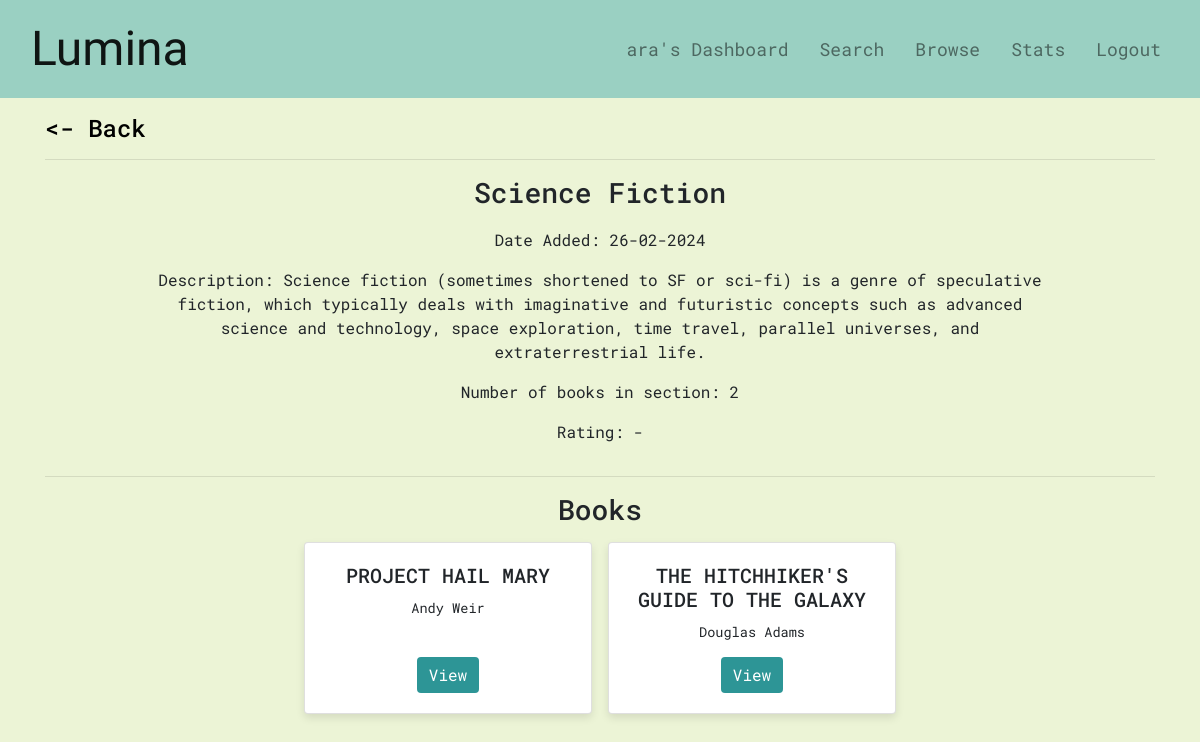
/section/3 (signed in), run on an earlier commit of the app's database.
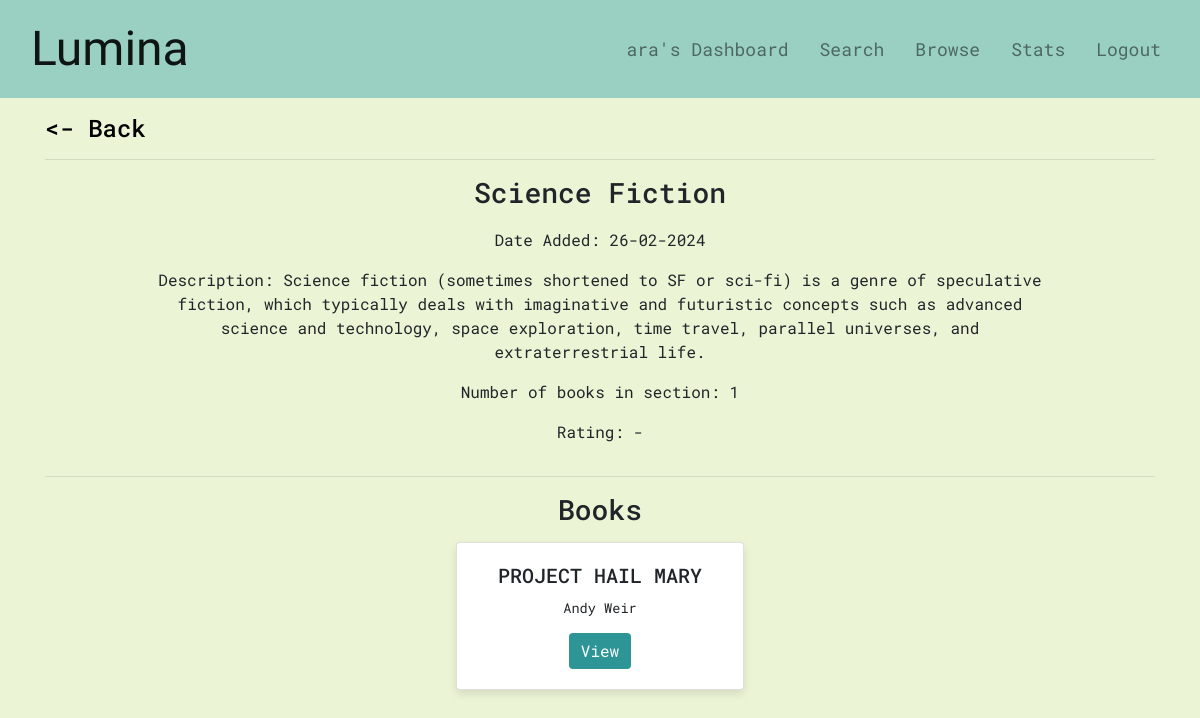
And on a later commit of the database.
### application/models.py (models this page shows)
class Book(db.Model):
    __tablename__ = 'book'
    id = db.Column(db.Integer, primary_key=True)
    title = db.Column(db.String(255), nullable=False)
    content_link = db.Column(db.String, nullable=False)  # Assuming this is a URL to a PDF file
    description = db.Column(db.Text)
    bookcover_link = db.Column(db.String, nullable=False)
    section_id = db.Column(db.Integer, db.ForeignKey('section.id'))
    author = db.relationship('Author', secondary='book_authors')
    available = db.Column(db.Boolean, default=True)
    avg_rating = db.Column(db.Float)

class Author(db.Model):
    __tablename__ = 'author'
    id = db.Column(db.Integer, primary_key=True)
    name = db.Column(db.String(255), nullable=False, unique=True)
    books = db.relationship('Book', secondary='book_authors', viewonly=True)

### application/controllers.py (the view)
@app.route("/section/<section_id>", methods=['GET', 'POST'])
def section(section_id):
    if "user" in session:
        user = User.query.filter_by(username=session['user']).first()
        section = Section.query.filter_by(id=section_id).first()
        books = Book.query.filter_by(section_id=section_id).order_by(Book.id.asc()).all()
        section_book_count = len(books)
        if request.method == 'GET':
            book_requests = BookRequest.query.filter_by(issued=0).all()
            return render_template('section.html', title=section.title, user=session['user'], role=session['user_role'], section=section, books=books, book_count=section_book_count)
        if request.method == 'POST':
            book_requests = BookRequest.query.filter_by(issued=False).all()
            return redirect("/")
    else:
        return redirect("/")

### application/controllers.py (called while the page is built)
@app.before_request
def auto_return():
    book_requests = BookRequest.query.filter_by(issued=True, returned=False).all()
    if book_requests is None:
        return
    for book_request in book_requests:
        if datetime.datetime.now() > book_request.auto_return_timestamp:
            book_request.returned = True
            book = Book.query.filter_by(id=book_request.book_id).first()
            user = User.query.filter_by(id=book_request.user_id).first()
            user.quota -= 1
            book_request.date_returned = datetime.date.today()
            book_request.issued = False
            book.available = True
            db.session.commit()
    return

### templates/section.html (shortened to what this page needs)
{% extends "body.html" %}
{% block body %}
<div class="container mt-3">
    <div>
        {% if role=='admin'%}
        <a id="backlink"href="/manage">
        {% else %}
        <a id="backlink"href="/browse">
        {% endif %}
            <h4><- Back</h4>
        </a>
    </div>
    <hr>
    <div class="row justify-content-center mb-2" style="text-align: center;">
        <div class="col-md-10">
            <h3 class="display-5" style="margin-bottom: 2%;">{{ section.title }}</h3>
            <p>Date Added: {{ section.date_created.strftime('%d-%m-%Y') }}</p>
            {% if section.description %}
            <p>Description: {{ section.description }}</p>
            {% else %}
            <p>Description: -</p>
            {% endif %}
            <p>Number of books in section: {{ book_count}}</p>
            {% if section.avg_rating %}
            <p>Rating: {{ section.avg_rating }}</p>
            {% else %}
            <p>Rating: -</p>
            {% endif %}
        </div>
    </div>
    <hr>
    <div class="row justify-content-center" style="text-align: center;">
        <div class="col-md-12">
            <h3 class="mb-3">Books</h3>
            {% if books %}
            <div class="row justify-content-center mb-2">
                {% for book in books %}
                <div class="card mx-2 book-card">
                    <div class="card-body">
                        <h5 class="card-title text-center">{{ book.title }}</h5>
                        <p class="card-text" id="authornames">
                            {% for author in book.author %}
                            {{ author.name }}{% if not loop.last %}, {% endif %}
                            {% endfor %}
                        </p>
                        {% if role=='admin' %}
                        <a href="/book/{{ book.id }}" class="btn btn-custom">Manage</a>
                        {% else %}
                        <a href="/book/{{ book.id }}" class="btn btn-custom">View</a>
                        {% endif %}
                    </div>
                </div>
                {% endfor %}
            </div>
            {% else %}
            <p class="text-muted">No books have been added to this section.</p>
            {% endif %}
        </div>
    </div>
</div>
{% endblock %}

What changed in the data, as far as the page shows it:
removed Book: title "THE HITCHHIKER'S GUIDE TO THE GALAXY"
removed Author: name "Douglas Adams", shown under "THE HITCHHIKER'S GUIDE TO THE GALAXY"
Also different on the page:
{{ book_count }}: "2" → "1"
